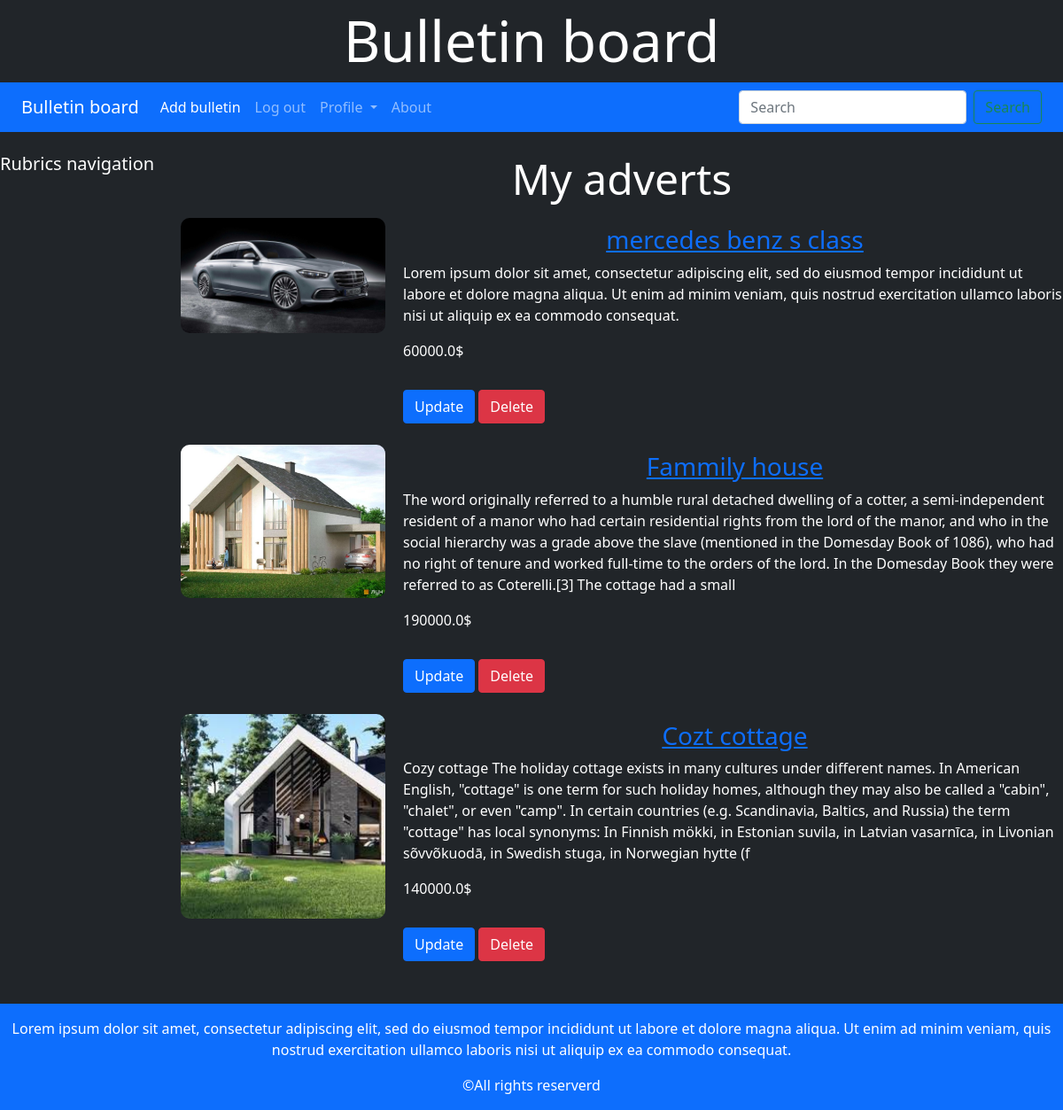
/adverts/users/ (signed in), run on the app's committed database.
### main/models.py (models this page shows, shortened)
class Bulletin(models.Model):
    rubric = models.ForeignKey(SubRubric, on_delete=models.PROTECT)
    title = models.CharField(max_length=40)
    content = models.TextField()
    price = models.FloatField(default=0)
    contacts = models.TextField()
    image = models.ImageField(blank=True, upload_to=get_timestamp_path)
    author = models.ForeignKey(AdvUser, on_delete=models.CASCADE)
    is_active = models.BooleanField(default=True, db_index=True)
    published = models.DateTimeField(auto_now_add=True, db_index=True)
    class Meta:
        ordering = ('-published',)

### main/views.py (the view)
# urls.py: path('adverts/users/', user_adverts, name='user_adverts'),
def user_adverts(request):
    bulletins = Bulletin.objects.filter(author=request.user.pk)
    return render(request, 'user_adverts.html', {'bulletins': bulletins})

### main/templates/user_adverts.html (shortened to what this page needs)
{% extends "layout/base.html" %}
{% load thumbnail %}
{% load static %}
{% block headline %}
    My adverts
{% endblock %}
{% block content %}
{% for bulletin in bulletins %}
<div class="my-3 bg-dark row">
    <div class="col-3">
        {% if bulletin.image %}
        <img class="w-100" src="{{ bulletin.image|thumbnail_url:'default' }}">
        {% else %}
        <img class="w-100" src="{% static 'main/empty.png' %}">
        {% endif %}
    </div>
    <div class="col p-2">
        <div class="text-center">
            <h3>
                <a href="{% url 'detail' 'user_adverts' bulletin.pk %}{{ all }}">
                    {{bulletin.title}}
                </a>
            </h3>
        </div>
        <p>{{bulletin.content|slice:440}}</p>
        <p>{{bulletin.price}}$</p>
        <a href="{% url 'update_bulletin' bulletin.pk %}" type="button" class="btn btn-primary mt-3">Update</a>
        <a href="{% url 'delete_bulletin' bulletin.pk %}" type="button" class="btn btn-danger mt-3">Delete</a>
    </div>
</div>
{% endfor %}
{% endblock %}

### main/static/main/style.css (style rules this page uses)
img { border-radius: 10px; }

### data on the page
Bulletin: image|thumbnail_url (picture), title "mercedes benz s class", content "Lorem ipsum dolor sit amet, consectetur adipiscing elit, sed do eiusmod tempor incididunt ut labore et dolore magna aliqua. Ut enim ad minim veniam, quis nostrud exercitation ullamco laboris nisi ut aliquip ex ea commodo consequat.", price "60000.0"
Bulletin: image|thumbnail_url (picture), title "Fammily house", content "The word originally referred to a humble rural detached dwelling of a cotter, a semi-independent resident of a manor who had certain residential rights from the lord of the manor, and who in the social hierarchy was a grade above the slave (mentioned in the Domesday Book of 1086), who had no right of tenure and worked full-time to the orders of the lord. In the Domesday Book they were referred to as Coterelli.[3] The cottage had a small", price "190000.0"
Bulletin: image|thumbnail_url (picture), title "Cozt cottage", content "Cozy cottage The holiday cottage exists in many cultures under different names. In American English, \"cottage\" is one term for such holiday homes, although they may also be called a \"cabin\", \"chalet\", or even \"camp\". In certain countries (e.g. Scandinavia, Baltics, and Russia) the term \"cottage\" has local synonyms: In Finnish mökki, in Estonian suvila, in Latvian vasarnīca, in Livonian sõvvõkuodā, in Swedish stuga, in Norwegian hytte (f", price "140000.0"
